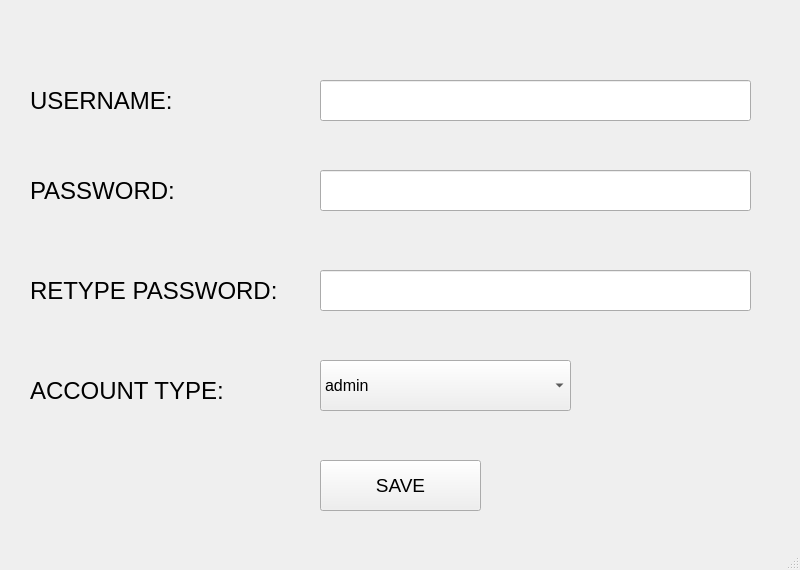
<?xml version="1.0" encoding="UTF-8"?>
<ui version="4.0">
 <class>userRegistration</class>
 <widget class="QMainWindow" name="userRegistration">
  <property name="geometry">
   <rect>
    <x>0</x>
    <y>0</y>
    <width>800</width>
    <height>570</height>
   </rect>
  </property>
  <property name="windowTitle">
   <string>USER REGISTRATION</string>
  </property>
  <widget class="QWidget" name="centralwidget">
   <widget class="QLabel" name="label">
    <property name="geometry">
     <rect>
      <x>30</x>
      <y>70</y>
      <width>171</width>
      <height>61</height>
     </rect>
    </property>
    <property name="font">
     <font>
      <pointsize>18</pointsize>
     </font>
    </property>
    <property name="text">
     <string>USERNAME:</string>
    </property>
   </widget>
   <widget class="QLabel" name="label_2">
    <property name="geometry">
     <rect>
      <x>30</x>
      <y>160</y>
      <width>171</width>
      <height>61</height>
     </rect>
    </property>
    <property name="font">
     <font>
      <pointsize>18</pointsize>
     </font>
    </property>
    <property name="text">
     <string>PASSWORD:</string>
    </property>
   </widget>
   <widget class="QLabel" name="label_3">
    <property name="geometry">
     <rect>
      <x>30</x>
      <y>260</y>
      <width>281</width>
      <height>61</height>
     </rect>
    </property>
    <property name="font">
     <font>
      <pointsize>18</pointsize>
     </font>
    </property>
    <property name="text">
     <string>RETYPE PASSWORD:</string>
    </property>
   </widget>
   <widget class="QComboBox" name="job_combo">
    <property name="geometry">
     <rect>
      <x>320</x>
      <y>360</y>
      <width>251</width>
      <height>51</height>
     </rect>
    </property>
    <property name="font">
     <font>
      <pointsize>12</pointsize>
     </font>
    </property>
    <item>
     <property name="text">
      <string>admin</string>
     </property>
    </item>
    <item>
     <property name="text">
      <string>regular</string>
     </property>
    </item>
   </widget>
   <widget class="QLabel" name="label_4">
    <property name="geometry">
     <rect>
      <x>30</x>
      <y>360</y>
      <width>281</width>
      <height>61</height>
     </rect>
    </property>
    <property name="font">
     <font>
      <pointsize>18</pointsize>
     </font>
    </property>
    <property name="text">
     <string>ACCOUNT TYPE:</string>
    </property>
   </widget>
   <widget class="QLineEdit" name="username_reg">
    <property name="geometry">
     <rect>
      <x>320</x>
      <y>80</y>
      <width>431</width>
      <height>41</height>
     </rect>
    </property>
    <property name="font">
     <font>
      <pointsize>14</pointsize>
     </font>
    </property>
   </widget>
   <widget class="QLineEdit" name="pass_reg">
    <property name="geometry">
     <rect>
      <x>320</x>
      <y>170</y>
      <width>431</width>
      <height>41</height>
     </rect>
    </property>
    <property name="font">
     <font>
      <pointsize>14</pointsize>
     </font>
    </property>
   </widget>
   <widget class="QLineEdit" name="pass2_reg">
    <property name="geometry">
     <rect>
      <x>320</x>
      <y>270</y>
      <width>431</width>
      <height>41</height>
     </rect>
    </property>
    <property name="font">
     <font>
      <pointsize>14</pointsize>
     </font>
    </property>
   </widget>
   <widget class="QPushButton" name="save_reg">
    <property name="geometry">
     <rect>
      <x>320</x>
      <y>460</y>
      <width>161</width>
      <height>51</height>
     </rect>
    </property>
    <property name="font">
     <font>
      <pointsize>14</pointsize>
     </font>
    </property>
    <property name="text">
     <string>SAVE</string>
    </property>
   </widget>
  </widget>
  <widget class="QMenuBar" name="menubar">
   <property name="geometry">
    <rect>
     <x>0</x>
     <y>0</y>
     <width>800</width>
     <height>26</height>
    </rect>
   </property>
  </widget>
  <widget class="QStatusBar" name="statusbar"/>
 </widget>
 <resources/>
 <connections/>
</ui>
